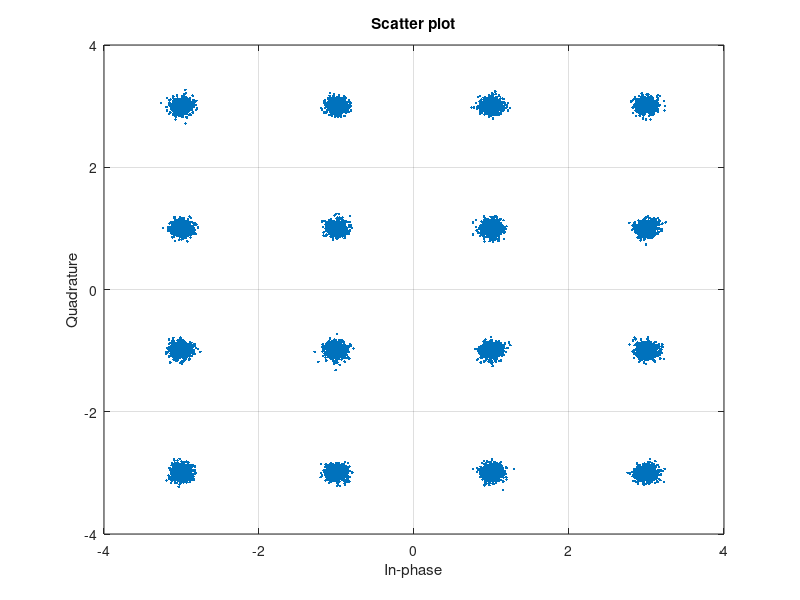

Here is the MATLAB script that generated this plot: (Note: this script raises an error after producing the figure.)
close all; clear;

N=512;
nullpos = [];
delta_c = 31.250e3; % subcarrier_spacing in Hz
prefix_redundancy = 0.0655; % 6.55%
OF = 2;
Lc = round(prefix_redundancy * N);

% random QPSK data symbols to modulate with OFDM
rng(2025);                              % Set seed for reproducibility
M = 16;
dataSymbols = randi([0 M-1], 10000, 1); % Generate 10000 random 16 QAM
txSig = qammod(dataSymbols, M, 'gray'); % 16 QAM modulation
scatterplot(awgn(txSig,20));
hold on; grid on;

data = txSig.';

[x, u, w] = OFDMmod(data, N, Lc, OF, nullpos);

dem_data = OFDMdem(x, N, Lc, OF, ones(N,1), nullpos);

% gráfico de constelación
scatter(real(dem_data), imag(dem_data));
legend('Transmitted 16 QAM', 'Received 16 QAM', 'Location', 'best');
title('16-QAM Constellation: Transmitted vs Received');
xlabel('In-Phase');
ylabel('Quadrature');